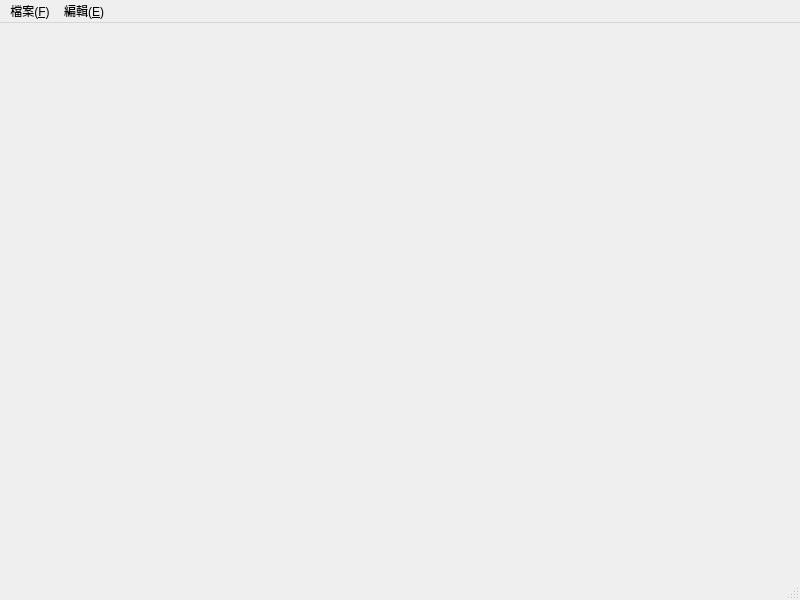
<?xml version="1.0" encoding="UTF-8"?>
<ui version="4.0">
 <class>MainWindow</class>
 <widget class="QMainWindow" name="MainWindow">
  <property name="geometry">
   <rect>
    <x>0</x>
    <y>0</y>
    <width>800</width>
    <height>600</height>
   </rect>
  </property>
  <property name="windowTitle">
   <string>MainWindow</string>
  </property>
  <widget class="QWidget" name="centralwidget"/>
  <widget class="QMenuBar" name="menubar">
   <property name="geometry">
    <rect>
     <x>0</x>
     <y>0</y>
     <width>800</width>
     <height>21</height>
    </rect>
   </property>
   <widget class="QMenu" name="menu_N">
    <property name="title">
     <string>檔案(&amp;F)</string>
    </property>
    <addaction name="action_0"/>
    <addaction name="action_E"/>
    <addaction name="action_C"/>
    <addaction name="separator"/>
    <addaction name="action_S"/>
    <addaction name="action_A"/>
    <addaction name="separator"/>
    <addaction name="action_X"/>
   </widget>
   <widget class="QMenu" name="menu_E">
    <property name="title">
     <string>編輯(&amp;E)</string>
    </property>
    <addaction name="action_U"/>
    <addaction name="action_T"/>
    <addaction name="action_C_2"/>
    <addaction name="action_A_2"/>
   </widget>
   <addaction name="menu_N"/>
   <addaction name="menu_E"/>
  </widget>
  <widget class="QStatusBar" name="statusbar"/>
  <action name="action_0">
   <property name="text">
    <string>開啟(&amp;Q)</string>
   </property>
   <property name="shortcut">
    <string>Ctrl+Q</string>
   </property>
  </action>
  <action name="action_E">
   <property name="text">
    <string>新增(&amp;N)</string>
   </property>
   <property name="shortcut">
    <string>Ctrl+N</string>
   </property>
  </action>
  <action name="action_C">
   <property name="text">
    <string>關閉(&amp;C)</string>
   </property>
   <property name="shortcut">
    <string>Ctrl+C</string>
   </property>
  </action>
  <action name="action_S">
   <property name="text">
    <string>儲存(&amp;S)</string>
   </property>
   <property name="shortcut">
    <string>Ctrl+S</string>
   </property>
  </action>
  <action name="action_A">
   <property name="text">
    <string>另存(&amp;A)</string>
   </property>
   <property name="shortcut">
    <string>Ctrl+A</string>
   </property>
  </action>
  <action name="action_X">
   <property name="text">
    <string>退出(&amp;X)</string>
   </property>
   <property name="shortcut">
    <string>Ctrl+X</string>
   </property>
  </action>
  <action name="action_U">
   <property name="text">
    <string>還原(&amp;U)</string>
   </property>
   <property name="shortcut">
    <string>Ctrl+U</string>
   </property>
  </action>
  <action name="action_T">
   <property name="text">
    <string>剪下(&amp;T)</string>
   </property>
   <property name="shortcut">
    <string>Ctrl+T</string>
   </property>
  </action>
  <action name="action_C_2">
   <property name="text">
    <string>複製(&amp;C)</string>
   </property>
   <property name="shortcut">
    <string>Ctrl+C</string>
   </property>
  </action>
  <action name="action_A_2">
   <property name="text">
    <string>全選(&amp;A)
</string>
   </property>
   <property name="shortcut">
    <string>Ctrl+A</string>
   </property>
  </action>
 </widget>
 <resources/>
 <connections/>
</ui>
